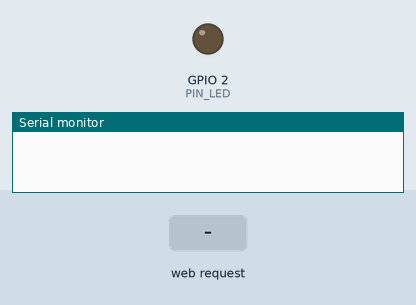
This program was run on a simulated ESP32. Shown: output pins drawn as LEDs (lit = HIGH), the last lines printed to the serial monitor. The inputs (shaded band) are chosen by the test bench. WiFi joins after 1.5 s; servers stay silent unless stated.

Above: at 1.2 s.
1.3 s: HTTP request GET /comando?luz=encender received
At 2.2 s:
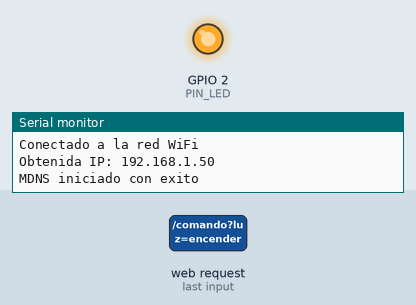
2.8 s: HTTP request GET /comando?luz=apagar received
At 3.3 s:
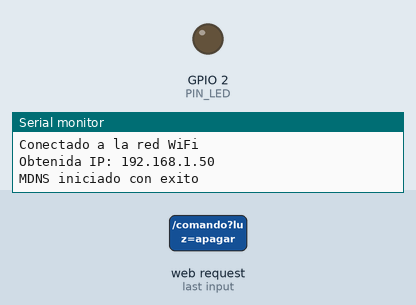
Timing chart, 0 to 5.8 s (numbered marks = the images above; inputs shaded):
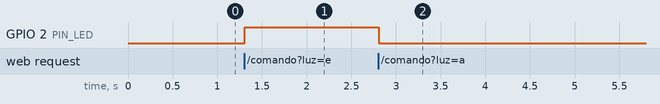

Measured:
- after the input at 1.3 s, GPIO 2 (PIN_LED): LOW → HIGH at once
- after the input at 2.8 s, GPIO 2 (PIN_LED): HIGH → LOW at once

The program:

main.cpp
```cpp
#include "control_luz.hpp"
#include <Arduino.h>
//
#include <ESPmDNS.h>
#include <WebServer.h>
#include <WiFi.h>

#define PIN_LED LED_BUILTIN

#define HTTP_OK 200
#define HTTP_REDIRECT 302
#define HTTP_NOT_FOUND 404
#define ESPERA_LAZO_MS 10
#define PUERTO_WEB 80

#define LOG(...) Serial.printf(__VA_ARGS__)

const char *ssid = "UNT";
const char *password = "wifi.unt";

const char *dispositivo = "spot_fer";

static void enciendeLed();
static void apagaLed();
static ControlLuz miControl(enciendeLed, apagaLed);

static void eventoWiFi(WiFiEvent_t evento);

static WebServer servidorWeb(PUERTO_WEB);

static void atiendeRaiz()
{
    static const String paginaEncabezado = "<html><head><title>Control de Luz</title></head><body><h1>Control de Luz</h1>";
    static const String idPre = "<p>Dispositivo: ";
    static const String idPost = "</p><hr>";
    static const String paginaEstadoOn = "<p>La luz est&aacute; <strong>ENCENDIDA</strong>. <a href=\"comando?luz=apagar\">Apagar</a></p>";
    static const String paginaEstadoOff = "<p>La luz est&aacute; <strong>APAGADA</strong>. <a href=\"comando?luz=encender\">Encender</a><br></p>";
    static const String direccionPre = "<hr><p>La direcci&oacute;n actural es <strong>";
    static const String direccionPost = " grados</strong></p><br><form action=\"/comando\" method=\"get\">\
    <label for=\"angle\">Nueva direcci&oacute;n (grados):</label>\
    <input type=\"number\" id=\"direccion\" name=\"direccion\" min=\"-90\" max=\"90\" step=\"1\" required>\
    <br><br>\
    <input type=\"submit\" value=\"Modificar direcci&oacute;n\">\
    </form>";
    static const String paginaPie = "<hr></body></html>";
    String mensaje = paginaEncabezado + idPre + dispositivo + idPost + (miControl.getEstadoLuz() ? paginaEstadoOn : paginaEstadoOff) + direccionPre + String(0) + direccionPost + paginaPie;
    servidorWeb.send(HTTP_OK, "text/html", mensaje);
}

static void redirigeRaiz()
{
    servidorWeb.sendHeader("Location", "/");
    servidorWeb.send(HTTP_REDIRECT, "text/plain", "");
}

static void atiendeComando()
{

    String luz = servidorWeb.arg("luz");
    String direccion = servidorWeb.arg("direccion");
    if (luz == "encender")
    {
        miControl.encenderLuz();
    }
    else if (luz == "apagar")
    {
        miControl.apagarLuz();
    }
    if (direccion != "")
    {
        LOG("Direccion %s\n", direccion.c_str());
    }
    redirigeRaiz();
}

static void atiendeNotFound()
{
    servidorWeb.send(HTTP_NOT_FOUND, "text/plain", "Recurso no encontrado");
}

void setup()
{
    Serial.begin(115200);
    WiFi.mode(WIFI_STA);
    WiFi.onEvent(eventoWiFi);
    WiFi.begin(ssid, password);
    servidorWeb.on("/", atiendeRaiz);
    servidorWeb.on("/comando", atiendeComando);
    servidorWeb.onNotFound(atiendeNotFound);
    servidorWeb.begin(PUERTO_WEB);
    pinMode(PIN_LED, OUTPUT);
}

void loop()
{
    servidorWeb.handleClient();
    delay(ESPERA_LAZO_MS);
}

static void enciendeLed()
{
    digitalWrite(PIN_LED, HIGH);
}
static void apagaLed()
{
    digitalWrite(PIN_LED, LOW);
}

static void eventoWiFi(WiFiEvent_t evento)
{
    switch (evento)
    {
    case ARDUINO_EVENT_WIFI_STA_CONNECTED:
        LOG("Conectado a la red WiFi\n");
        break;
    case ARDUINO_EVENT_WIFI_STA_GOT_IP:
        LOG("Obtenida IP: %s\n", WiFi.localIP().toString().c_str());
        if (MDNS.begin(dispositivo)) // NOLINT(bugprone-branch-clone) ; Los efectos de las ramas son distintos
        {
            LOG("MDNS iniciado con exito\n");
        }
        else
        {
            LOG("Error al iniciar MDNS\n");
        }
        break;
    case ARDUINO_EVENT_WIFI_STA_DISCONNECTED:
        LOG("Desconectado de la red WiFi\n");
        break;
    case ARDUINO_EVENT_WIFI_STA_LOST_IP:
        LOG("Se perdió la IP\n");
        MDNS.end();
        LOG("MDNS finalizado\n");
        break;
    default:
        break;
    }
}
```
